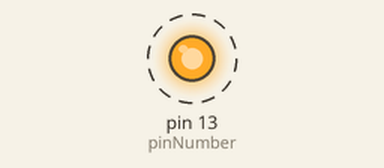
This sketch was run on a simulated Arduino Uno, built with avr-gcc and run on an emulated ATmega328P. Parts: output pins drawn as LEDs (lit = HIGH). Dashed ring = blinking. What the sketch prints to the serial monitor is not drawn.

Above: at 0.5 s.
Timing chart, 0 to 4.6 s (numbered marks = the images above):
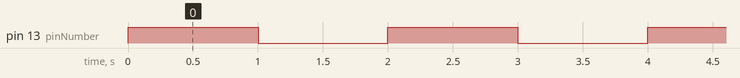

The sketch:

Arduino101.ino
```cpp
int pinNumber = 13;
//long timer;

void setup() {
  //code for the setup function goes here
  Serial.begin(9600);
  pinMode(13, OUTPUT);
}


void loop() {
  //  //code for the loop function goes here
  //  if (millis() < 10000 ) {
  //  digitalWrite(13, HIGH);
  //  Serial.print("on");
  //  delay(1000);
  //  digitalWrite(13, LOW);
  //  Serial.println("off");
  //  delay(1000);
  //  }


  //  do {
  //  digitalWrite(13, HIGH);
  //  Serial.print("on");
  //  delay(1000);
  //  digitalWrite(13, LOW);
  //  Serial.println("off");
  //  delay(1000); } while (millis() < 10000);


//  while (millis() < 10000) {
//    digitalWrite(13, HIGH);
//    delay(1000);
//    digitalWrite(13, LOW);
//    delay(1000);
//  }

//  switch (millis()) {
//    case 0:
//    case 2000:
//    case 4000:
//    case 6000:
//    case 8000:
//      digitalWrite(13, HIGH);
//      delay(1000);
//      digitalWrite(13, LOW);
//      delay(1000);
//      break;
//  case 10000:
//    digitalWrite(13, LOW);
//    break;
//  }

for (int i = 0; i <= 10000; i+=2000) {
    digitalWrite(13, HIGH);
    delay(1000);
    digitalWrite(13, LOW);
    delay(1000);
    Serial.println(i);
}


}
```

Measured:
- by itself, pin 13 (pinNumber): alternates HIGH for 1.0 s and LOW for 1.0 s
